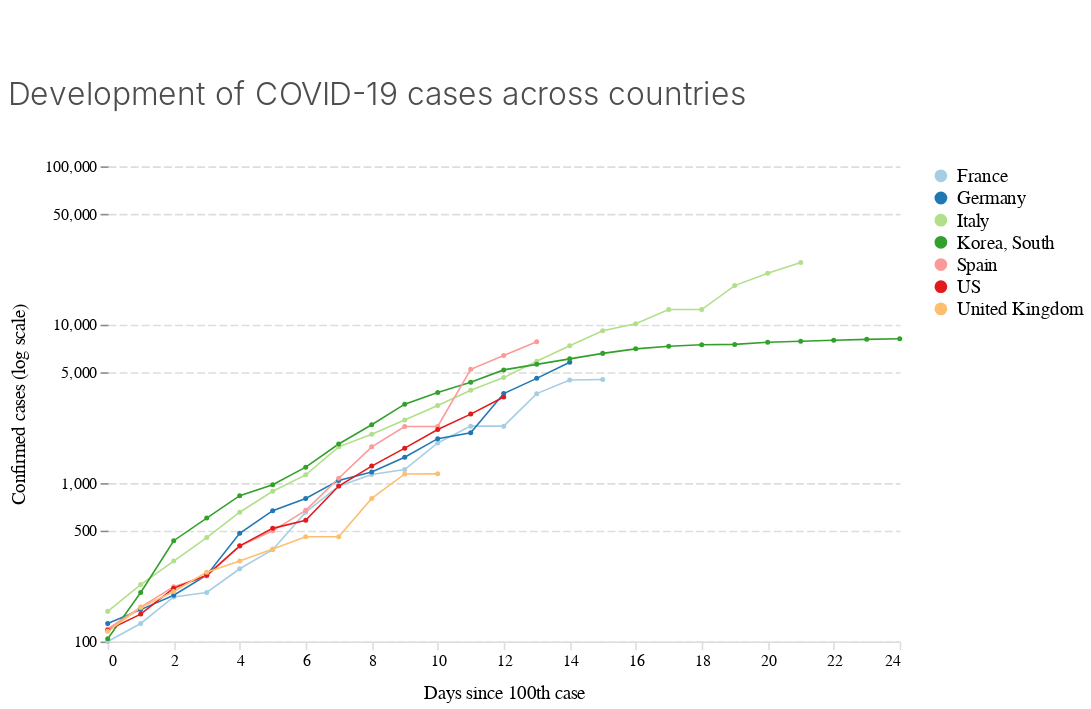

The code cell stored with this chart in its notebook:
### Code cell
chart_covid_cases

### Figure 1 — Vega-Lite specification as saved in the notebook (floating-point values rounded to 4 significant figures)
{"$schema": "https://vega.github.io/schema/vega-lite/v3.4.0.json", "config": {"area": {"fill": "#1696d2"}, "axisX": {"domain": true, "domainColor": "#DEDDDD", "domainDashOffset": 10, "domainWidth": 1, "grid": false, "labelAngle": 0, "labelFont": "Avenir", "labelFontSize": 10, "tickColor": "#DEDDDD", "titleFont": "Avenir", "titleFontSize": 12, "titleFontWeight": 400, "titlePadding": 10}, "axisY": {"domain": false, "domainDashOffset": 10, "grid": true, "gridColor": "#DEDDDD", "gridDash": [5, 2], "gridWidth": 1, "labelAngle": 0, "labelFont": "Avenir", "labelFontSize": 10, "titleFont": "Avenir", "titleFontSize": 12, "titleFontWeight": 400, "titlePadding": 10}, "bar": {"fill": "#1696d2", "strokeWidth": 0}, "guide-title": {"color": "Monospace", "font": "Avenir", "fontSize": 15}, "header": {"titleFontSize": 12, "titleFontWeight": 400}, "legend": {"labelFont": "Avenir", "labelFontSize": 12, "symbolSize": 50, "symbolType": "circle", "title": "", "titleFont": "Avenir", "titleFontSize": 12}, "line": {"color": "#1696d2", "stroke": "#1696d2", "strokeWidth": 1}, "path": {"stroke": "#1696d2"}, "point": {"filled": true}, "range": {"category": ["#a6cee3", "#1f78b4", "#b2df8a", "#33a02c", "#fb9a99", "#e31a1c", "#fdbf6f", "#ff7f00"], "diverging": ["#cfe8f3", "#a2d4ec", "#73bfe2", "#46abdb", "#1696d2", "#12719e"]}, "text": {"align": "right", "color": "#1696d2", "font": "Avenir", "fontSize": 12, "fontWeight": 400, "size": 11}, "title": {"anchor": "start", "color": "#4d4d4d", "font": "Avenir", "fontSize": 20, "fontWeight": 300, "lineHeight": 100, "offset": 30}, "trail": {"color": "#1696d2", "stroke": "#1696d2"}, "view": {"strokeWidth": 0}}, "data": {"name": "data-0ccf4e4d419bd9b8b1b78b74cb813934"}, "datasets": {"data-0ccf4e4d419bd9b8b1b78b74cb813934": [{"country": "France", "date": "2020-02-29T00:00:00", "days_since100": 0, "value": 100}, {"country": "France", "date": "2020-03-01T00:00:00", "days_since100": 1, "value": 130}, {"country": "France", "date": "2020-03-02T00:00:00", "days_since100": 2, "value": 191}, {"country": "France", "date": "2020-03-03T00:00:00", "days_since100": 3, "value": 204}, {"country": "France", "date": "2020-03-04T00:00:00", "days_since100": 4, "value": 288}, {"country": "France", "date": "2020-03-05T00:00:00", "days_since100": 5, "value": 380}, {"country": "France", "date": "2020-03-06T00:00:00", "days_since100": 6, "value": 656}, {"country": "France", "date": "2020-03-07T00:00:00", "days_since100": 7, "value": 957}, {"country": "France", "date": "2020-03-08T00:00:00", "days_since100": 8, "value": 1134}, {"country": "France", "date": "2020-03-09T00:00:00", "days_since100": 9, "value": 1217}, {"country": "France", "date": "2020-03-10T00:00:00", "days_since100": 10, "value": 1792}, {"country": "France", "date": "2020-03-11T00:00:00", "days_since100": 11, "value": 2289}, {"country": "France", "date": "2020-03-12T00:00:00", "days_since100": 12, "value": 2289}, {"country": "France", "date": "2020-03-13T00:00:00", "days_since100": 13, "value": 3672}, {"country": "France", "date": "2020-03-14T00:00:00", "days_since100": 14, "value": 4480}, {"country": "France", "date": "2020-03-15T00:00:00", "days_since100": 15, "value": 4513}, {"country": "Germany", "date": "2020-03-01T00:00:00", "days_since100": 0, "value": 130}, {"country": "Germany", "date": "2020-03-02T00:00:00", "days_since100": 1, "value": 159}, {"country": "Germany", "date": "2020-03-03T00:00:00", "days_since100": 2, "value": 196}, {"country": "Germany", "date": "2020-03-04T00:00:00", "days_since100": 3, "value": 262}, {"country": "Germany", "date": "2020-03-05T00:00:00", "days_since100": 4, "value": 482}, {"country": "Germany", "date": "2020-03-06T00:00:00", "days_since100": 5, "value": 670}, {"country": "Germany", "date": "2020-03-07T00:00:00", "days_since100": 6, "value": 799}, {"country": "Germany", "date": "2020-03-08T00:00:00", "days_since100": 7, "value": 1040}, {"country": "Germany", "date": "2020-03-09T00:00:00", "days_since100": 8, "value": 1176}, {"country": "Germany", "date": "2020-03-10T00:00:00", "days_since100": 9, "value": 1457}, {"country": "Germany", "date": "2020-03-11T00:00:00", "days_since100": 10, "value": 1908}, {"country": "Germany", "date": "2020-03-12T00:00:00", "days_since100": 11, "value": 2078}, {"country": "Germany", "date": "2020-03-13T00:00:00", "days_since100": 12, "value": 3675}, {"country": "Germany", "date": "2020-03-14T00:00:00", "days_since100": 13, "value": 4585}, {"country": "Germany", "date": "2020-03-15T00:00:00", "days_since100": 14, "value": 5795}, {"country": "Italy", "date": "2020-02-23T00:00:00", "days_since100": 0, "value": 155}, {"country": "Italy", "date": "2020-02-24T00:00:00", "days_since100": 1, "value": 229}, {"country": "Italy", "date": "2020-02-25T00:00:00", "days_since100": 2, "value": 322}, {"country": "Italy", "date": "2020-02-26T00:00:00", "days_since100": 3, "value": 453}, {"country": "Italy", "date": "2020-02-27T00:00:00", "days_since100": 4, "value": 655}, {"country": "Italy", "date": "2020-02-28T00:00:00", "days_since100": 5, "value": 888}, {"country": "Italy", "date": "2020-02-29T00:00:00", "days_since100": 6, "value": 1128}, {"country": "Italy", "date": "2020-03-01T00:00:00", "days_since100": 7, "value": 1694}, {"country": "Italy", "date": "2020-03-02T00:00:00", "days_since100": 8, "value": 2036}, {"country": "Italy", "date": "2020-03-03T00:00:00", "days_since100": 9, "value": 2502}, {"country": "Italy", "date": "2020-03-04T00:00:00", "days_since100": 10, "value": 3089}, {"country": "Italy", "date": "2020-03-05T00:00:00", "days_since100": 11, "value": 3858}, {"country": "Italy", "date": "2020-03-06T00:00:00", "days_since100": 12, "value": 4636}, {"country": "Italy", "date": "2020-03-07T00:00:00", "days_since100": 13, "value": 5883}, {"country": "Italy", "date": "2020-03-08T00:00:00", "days_since100": 14, "value": 7375}, {"country": "Italy", "date": "2020-03-09T00:00:00", "days_since100": 15, "value": 9172}, {"country": "Italy", "date": "2020-03-10T00:00:00", "days_since100": 16, "value": 10149}, {"country": "Italy", "date": "2020-03-11T00:00:00", "days_since100": 17, "value": 12462}, {"country": "Italy", "date": "2020-03-12T00:00:00", "days_since100": 18, "value": 12462}, {"country": "Italy", "date": "2020-03-13T00:00:00", "days_since100": 19, "value": 17660}, {"country": "Italy", "date": "2020-03-14T00:00:00", "days_since100": 20, "value": 21157}, {"country": "Italy", "date": "2020-03-15T00:00:00", "days_since100": 21, "value": 24747}, {"country": "Korea, South", "date": "2020-02-20T00:00:00", "days_since100": 0, "value": 104}, {"country": "Korea, South", "date": "2020-02-21T00:00:00", "days_since100": 1, "value": 204}, {"country": "Korea, South", "date": "2020-02-22T00:00:00", "days_since100": 2, "value": 433}, {"country": "Korea, South", "date": "2020-02-23T00:00:00", "days_since100": 3, "value": 602}, {"country": "Korea, South", "date": "2020-02-24T00:00:00", "days_since100": 4, "value": 833}, {"country": "Korea, South", "date": "2020-02-25T00:00:00", "days_since100": 5, "value": 977}, {"country": "Korea, South", "date": "2020-02-26T00:00:00", "days_since100": 6, "value": 1261}, {"country": "Korea, South", "date": "2020-02-27T00:00:00", "days_since100": 7, "value": 1766}, {"country": "Korea, South", "date": "2020-02-28T00:00:00", "days_since100": 8, "value": 2337}, {"country": "Korea, South", "date": "2020-02-29T00:00:00", "days_since100": 9, "value": 3150}, {"country": "Korea, South", "date": "2020-03-01T00:00:00", "days_since100": 10, "value": 3736}, {"country": "Korea, South", "date": "2020-03-02T00:00:00", "days_since100": 11, "value": 4335}, {"country": "Korea, South", "date": "2020-03-03T00:00:00", "days_since100": 12, "value": 5186}, {"country": "Korea, South", "date": "2020-03-04T00:00:00", "days_since100": 13, "value": 5621}, {"country": "Korea, South", "date": "2020-03-05T00:00:00", "days_since100": 14, "value": 6088}, {"country": "Korea, South", "date": "2020-03-06T00:00:00", "days_since100": 15, "value": 6593}, {"country": "Korea, South", "date": "2020-03-07T00:00:00", "days_since100": 16, "value": 7041}, {"country": "Korea, South", "date": "2020-03-08T00:00:00", "days_since100": 17, "value": 7314}, {"country": "Korea, South", "date": "2020-03-09T00:00:00", "days_since100": 18, "value": 7478}, {"country": "Korea, South", "date": "2020-03-10T00:00:00", "days_since100": 19, "value": 7513}, {"country": "Korea, South", "date": "2020-03-11T00:00:00", "days_since100": 20, "value": 7755}, {"country": "Korea, South", "date": "2020-03-12T00:00:00", "days_since100": 21, "value": 7869}, {"country": "Korea, South", "date": "2020-03-13T00:00:00", "days_since100": 22, "value": 7979}, {"country": "Korea, South", "date": "2020-03-14T00:00:00", "days_since100": 23, "value": 8086}, {"country": "Korea, South", "date": "2020-03-15T00:00:00", "days_since100": 24, "value": 8162}, {"country": "Spain", "date": "2020-03-02T00:00:00", "days_since100": 0, "value": 120}, {"country": "Spain", "date": "2020-03-03T00:00:00", "days_since100": 1, "value": 165}, {"country": "Spain", "date": "2020-03-04T00:00:00", "days_since100": 2, "value": 222}, {"country": "Spain", "date": "2020-03-05T00:00:00", "days_since100": 3, "value": 259}, {"country": "Spain", "date": "2020-03-06T00:00:00", "days_since100": 4, "value": 400}, {"country": "Spain", "date": "2020-03-07T00:00:00", "days_since100": 5, "value": 500}, {"country": "Spain", "date": "2020-03-08T00:00:00", "days_since100": 6, "value": 673}, {"country": "Spain", "date": "2020-03-09T00:00:00", "days_since100": 7, "value": 1073}, {"country": "Spain", "date": "2020-03-10T00:00:00", "days_since100": 8, "value": 1695}, {"country": "Spain", "date": "2020-03-11T00:00:00", "days_since100": 9, "value": 2277}, {"country": "Spain", "date": "2020-03-12T00:00:00", "days_since100": 10, "value": 2277}, {"country": "Spain", "date": "2020-03-13T00:00:00", "days_since100": 11, "value": 5232}, {"country": "Spain", "date": "2020-03-14T00:00:00", "days_since100": 12, "value": 6391}, {"country": "Spain", "date": "2020-03-15T00:00:00", "days_since100": 13, "value": 7798}, {"country": "US", "date": "2020-03-03T00:00:00", "days_since100": 0, "value": 118}, {"country": "US", "date": "2020-03-04T00:00:00", "days_since100": 1, "value": 149}, {"country": "US", "date": "2020-03-05T00:00:00", "days_since100": 2, "value": 217}, {"country": "US", "date": "2020-03-06T00:00:00", "days_since100": 3, "value": 262}, {"country": "US", "date": "2020-03-07T00:00:00", "days_since100": 4, "value": 402}, {"country": "US", "date": "2020-03-08T00:00:00", "days_since100": 5, "value": 518}, {"country": "US", "date": "2020-03-09T00:00:00", "days_since100": 6, "value": 583}, {"country": "US", "date": "2020-03-10T00:00:00", "days_since100": 7, "value": 959}, {"country": "US", "date": "2020-03-11T00:00:00", "days_since100": 8, "value": 1281}, {"country": "US", "date": "2020-03-12T00:00:00", "days_since100": 9, "value": 1663}, {"country": "US", "date": "2020-03-13T00:00:00", "days_since100": 10, "value": 2179}, {"country": "US", "date": "2020-03-14T00:00:00", "days_since100": 11, "value": 2727}, {"country": "US", "date": "2020-03-15T00:00:00", "days_since100": 12, "value": 3499}, {"country": "United Kingdom", "date": "2020-03-05T00:00:00", "days_since100": 0, "value": 116}, {"country": "United Kingdom", "date": "2020-03-06T00:00:00", "days_since100": 1, "value": 164}, {"country": "United Kingdom", "date": "2020-03-07T00:00:00", "days_since100": 2, "value": 207}, {"country": "United Kingdom", "date": "2020-03-08T00:00:00", "days_since100": 3, "value": 274}, {"country": "United Kingdom", "date": "2020-03-09T00:00:00", "days_since100": 4, "value": 322}, {"country": "United Kingdom", "date": "2020-03-10T00:00:00", "days_since100": 5, "value": 384}, {"country": "United Kingdom", "date": "2020-03-11T00:00:00", "days_since100": 6, "value": 459}, {"country": "United Kingdom", "date": "2020-03-12T00:00:00", "days_since100": 7, "value": 459}, {"country": "United Kingdom", "date": "2020-03-13T00:00:00", "days_since100": 8, "value": 801}, {"country": "United Kingdom", "date": "2020-03-14T00:00:00", "days_since100": 9, "value": 1143}, {"country": "United Kingdom", "date": "2020-03-15T00:00:00", "days_since100": 10, "value": 1144}]}, "encoding": {"color": {"field": "country", "type": "nominal"}, "x": {"field": "days_since100", "title": "Days since 100th case", "type": "quantitative"}, "y": {"field": "value", "scale": {"bins": [100, 500, 1000, 5000, 10000, 50000, 100000], "type": "log"}, "title": "Confirmed cases (log scale)", "type": "quantitative"}}, "height": 300, "mark": {"point": {"shape": "circle", "size": 10}, "type": "line"}, "padding": {"bottom": 5, "left": 5, "right": 5, "top": 50}, "title": "Development of COVID-19 cases across countries", "width": 500}
